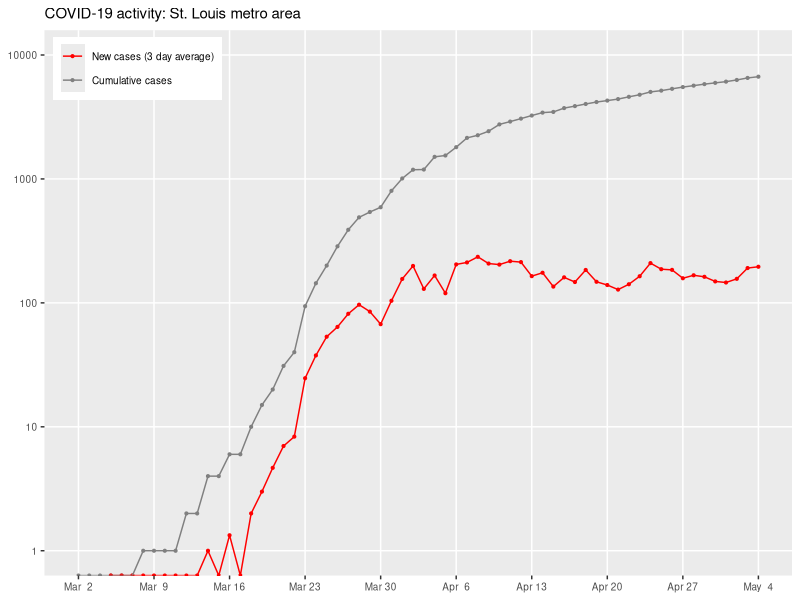

This chart was generated by the following R code:
# Plot confirmed cases for total St Louis metropolitan area

# Dependencies
library("readr")
library("dplyr")
library("tidyr")
library("lubridate")
library("ggplot2")
library("gtable")

# Read and format data
data_metro <- read_csv("data/data-cases.csv") %>%
	filter(metro == "St. Louis") %>%
	pivot_longer(cols = contains("-"), names_to = "date", values_to = "cases") %>%
	mutate(date = ymd(date)) %>%
	group_by(date) %>%
	summarise(cases = sum(cases, na.rm = TRUE)) %>%
	mutate(new_cases = cases - lag(cases, n = 1)) %>%
	filter(date > ymd("2020-03-01"))

# Plot data
my_theme <- theme(text = element_text(size = 9), axis.title.x = element_blank())
plot_cases <- data_metro %>%
	ggplot(mapping = aes(x = date, y = cases)) + 
	geom_col() + 
	labs(
		y = "Cumulative confirmed cases", 
		title = "Spread of COVID-19 in the St Louis metro area"
	) + 
	my_theme
plot_new_cases <- data_metro %>%
	ggplot(mapping = aes(x = date, y = new_cases)) + 
	geom_col() + 
	labs(
		y = "New confirmed cases", 
		caption = (paste0(
			"\n", "Data from Johns Hopkins University CSSE" 
			# "Plot by jeff smith Ph.D. https://github.com/matryoshkev/arch-covid"
		)) 
	) + 
	my_theme
pdf(file = NULL)  # start bug workaround
plot_metro <- gtable_add_grob(
	gtable(widths = unit(rep(1, 1), "null"), heights = unit(rep(1, 2), "null")), 
	# gtable(widths = unit(rep(1, 1), "null"), heights = unit(rep(1, 13), "null")), 
	list(ggplotGrob(plot_cases), ggplotGrob(plot_new_cases)), 
	l = c(1, 1), r = c(1, 1), t = c(1, 2), b = c(1, 2)
	# l = c(1, 1), r = c(1, 1), t = c(1, 7), b = c(6, 13)
)
dev.off()  # end bug workaround
# dev.new(width = 5.5, height = 5)
# plot(plot_metro)
ggsave("results/stl-total.pdf", plot_metro, device = "pdf", width = 5.5, height = 5)

# Trying something out: 
avg_period <- 3
label_cumulative <- "Cumulative cases"
label_new_cases  <- paste0("New cases (", avg_period, " day average)")
data_metro %>% 
	mutate(new_cases = (cases - lag(cases, n = avg_period)) / avg_period) %>%
	pivot_longer(cols = c(cases, new_cases), names_to = "case_type", values_to = "count") %>%
	mutate(
		case_type = case_when(
			case_type == "cases"     ~ label_cumulative, 
			case_type == "new_cases" ~ label_new_cases
		), 
		case_type = factor(case_type, levels = c(label_new_cases, label_cumulative)), 
		count = if_else(count < 1, 0, count)
	) %>%
	ggplot(mapping = aes(x = date, y = count, color = case_type)) + 
		geom_point(size = 0.75) + geom_line() + 
		scale_x_date(date_breaks = "1 week", date_labels = "%b %e", minor_breaks = NULL) + 
		scale_y_log10(limits = c(1, 1e4), minor_breaks = 10^c(0:6)) + 
		scale_color_manual(values = c("red", grey(0.5))) + 
		labs(y = "Case count", title = "COVID-19 activity: St. Louis metro area") + 
		my_theme + theme(
			axis.title.y = element_blank(), 
			# legend.background = element_blank(), 
			legend.position = c(0, 1), 
			legend.justification = c(-0.05, 1.1), 
			legend.title = element_blank(), 
			title = element_text(size = 9) 
		)


# Clean up
rm(data_metro, my_theme, plot_cases, plot_new_cases, plot_metro)



